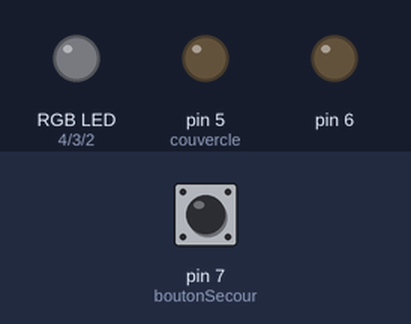
Bench run of a sketch on a simulated Arduino Uno, built with avr-gcc and run on an emulated ATmega328P. Parts: an RGB LED mixed from three pins (HIGH = lit), output pins drawn as LEDs (lit = HIGH). The inputs (shaded band) are chosen by the test bench; at power-on: pin 7 (boutonSecour) HIGH. Dim RGB values are drawn brighter than linear.

Above: at 3.2 s.
3.3 s: pin 7 (boutonSecour) pulled LOW for 0.15 s
At 4.1 s:
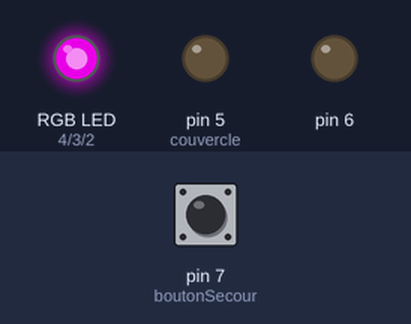
4.9 s: pin 7 (boutonSecour) pulled LOW for 1 s
At 5.3 s:
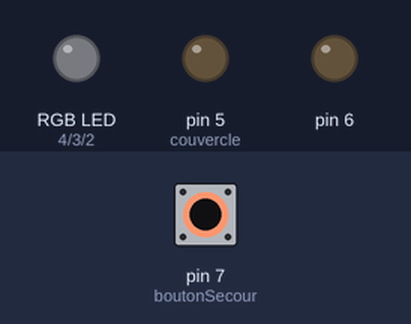
7.4 s: pin 7 (boutonSecour) pulled LOW for 0.15 s
At 8.4 s:
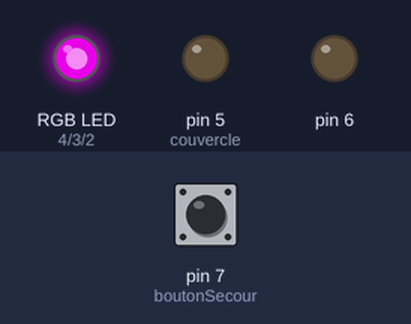
9.0 s: pin 7 (boutonSecour) pulled LOW for 3.2 s
At 9.7 s:
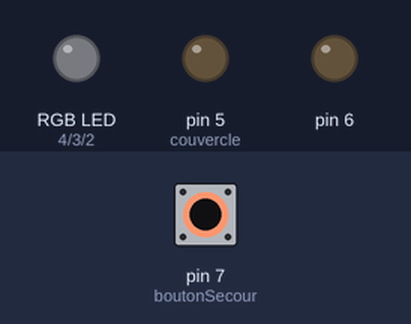
13.7 s: pin 7 (boutonSecour) pulsed LOW 2 times (0.12 s each, 0.3 s apart)
At 13.88 s:
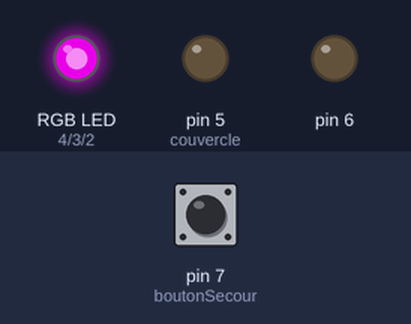
Timing chart, 0 to 16.7 s (numbered marks = the images above; inputs shaded):
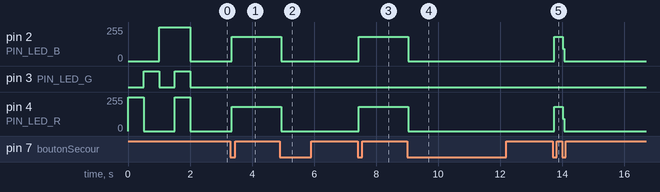

Measured:
- after the input at 3.3 s, pin 2 (PIN_LED_B): 0/255 → 182/255 at once; pin 4 (PIN_LED_R): 0/255 → 183/255 at once
- after the input at 4.9 s, pin 2 (PIN_LED_B): 182/255 → 0/255 at once; pin 4 (PIN_LED_R): 183/255 → 0/255 at once
- after the input at 7.4 s, pin 2 (PIN_LED_B): 0/255 → 183/255 at once; pin 4 (PIN_LED_R): 0/255 → 182/255 at once
- after the input at 9.0 s, pin 2 (PIN_LED_B): 183/255 → 0/255 at once; pin 4 (PIN_LED_R): 182/255 → 0/255 at once
- after the input at 13.7 s, pin 2 (PIN_LED_B), pin 4 (PIN_LED_R): 0/255 → 183/255 at once, → 0/255 0.28 s later

The sketch:

CodeInTheBoitePilul_yeah.ino
```cpp
/*              LedRGB       */
const byte PIN_LED_R = 4;
const byte PIN_LED_G = 3;
const byte PIN_LED_B = 2;
const byte COLOR_BLUE = 0b001;
const byte COLOR_WELLOW = 0b110;
const byte COLOR_MAGENTA = 0b101;

#define couvercle 5
#define boutonSecour 7
#define tempLaps 60000

/*              variables           */
boolean allumageRequis = false, couvercleOpen=false, btApp=false, etat=false, btnsecapp=false;
byte couleur=0;


void timeManager() {
  static unsigned long prevMillis = 0;
  unsigned long currMillis = millis();
  if (currMillis - prevMillis >= tempLaps) {
    prevMillis = currMillis;
    checkVPS();
  }
}
void checkVPS(){
  allumageRequis=false;// check via VPS
  couleur=0;
}
void upInfo(){
  // up dans VPS
  couvercleOpen=false;
}
void displayColor(byte couleurD) {
  // Assigne l'état des broches
  // Version cathode commune
  digitalWrite (PIN_LED_R, bitRead(couleurD, 2));
  digitalWrite (PIN_LED_G, bitRead(couleurD, 1));
  digitalWrite (PIN_LED_B, bitRead(couleurD, 0));
}
void boutonClicked()
{
  if(etat)
  {
    allumageRequis=false;
    couleur=0;
  }
  else
  {
    allumageRequis=true;
    couleur=COLOR_MAGENTA;
  }
  etat=!etat;
}
void setup() {
  /*              beauds+ pins        */
  Serial.begin(9600);
  pinMode(boutonSecour, INPUT_PULLUP);
  pinMode(PIN_LED_R, OUTPUT);
  pinMode(PIN_LED_G, OUTPUT);
  pinMode(PIN_LED_B, OUTPUT);
  pinMode(couvercle, INPUT_PULLUP);
  //0V pour led et btn
  pinMode(5, OUTPUT);
  pinMode(6, OUTPUT);
  digitalWrite(5, 0);
  digitalWrite(6, 0);

  displayColor(0b100);
  delay(500);
  displayColor(0b010);
  delay(500);
  displayColor(0b001);
  delay(500);
  displayColor(0b111);
  delay(500);
  displayColor(0b000);

}

void loop() {
  timeManager();
  if(!digitalRead(boutonSecour) && btApp==false){boutonClicked();btApp=true;}
  if(btnsecapp=digitalRead(boutonSecour)){btApp=false;}
  couvercleOpen=digitalRead(couvercle);
  displayColor(0b000);
  if(allumageRequis)
  {
    displayColor(couleur);
    if(couvercleOpen)
    {
      displayColor(0b000);
      upInfo();
    }
  }
}
```
